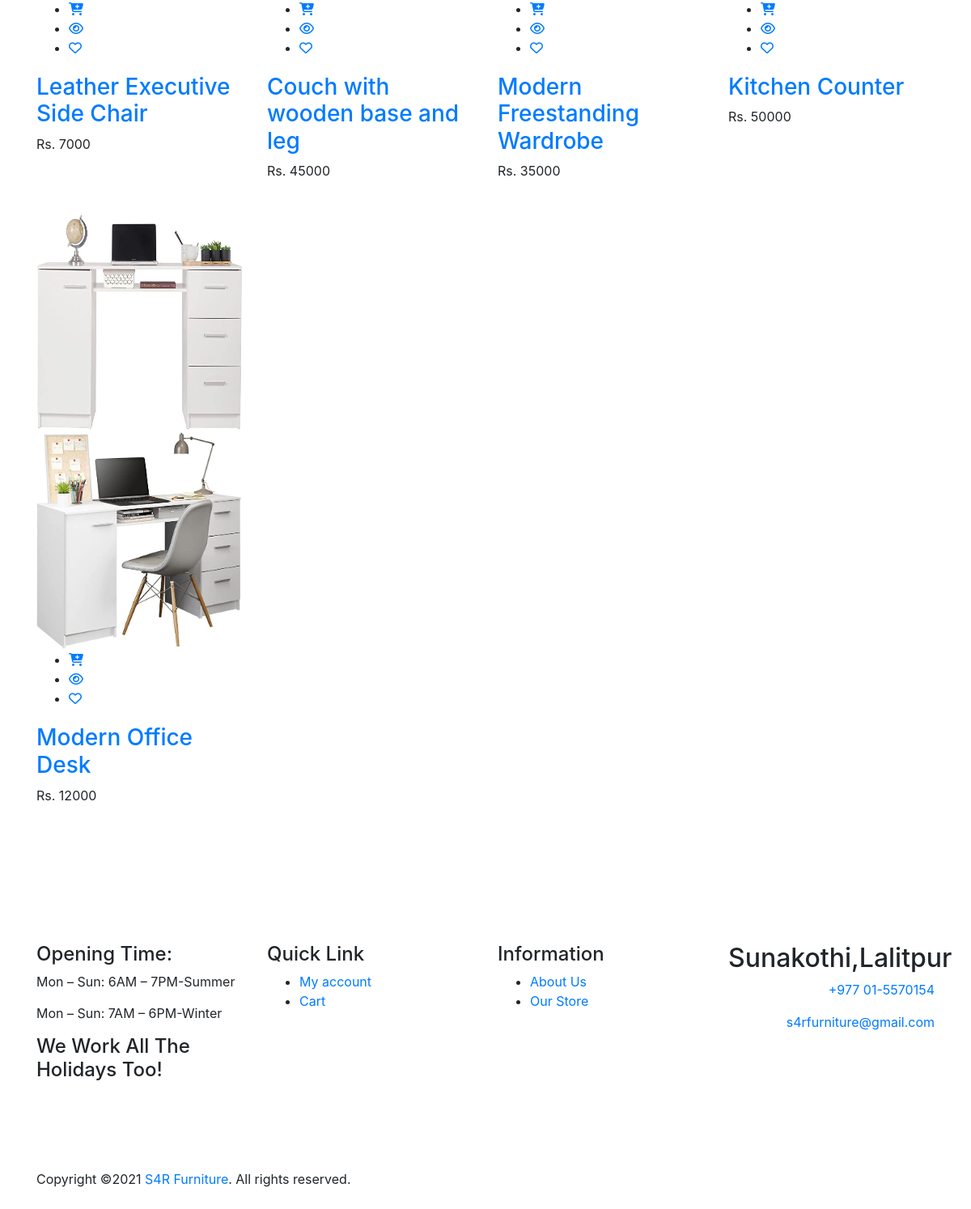
The page /search.php (lower part) on the database as committed earlier.
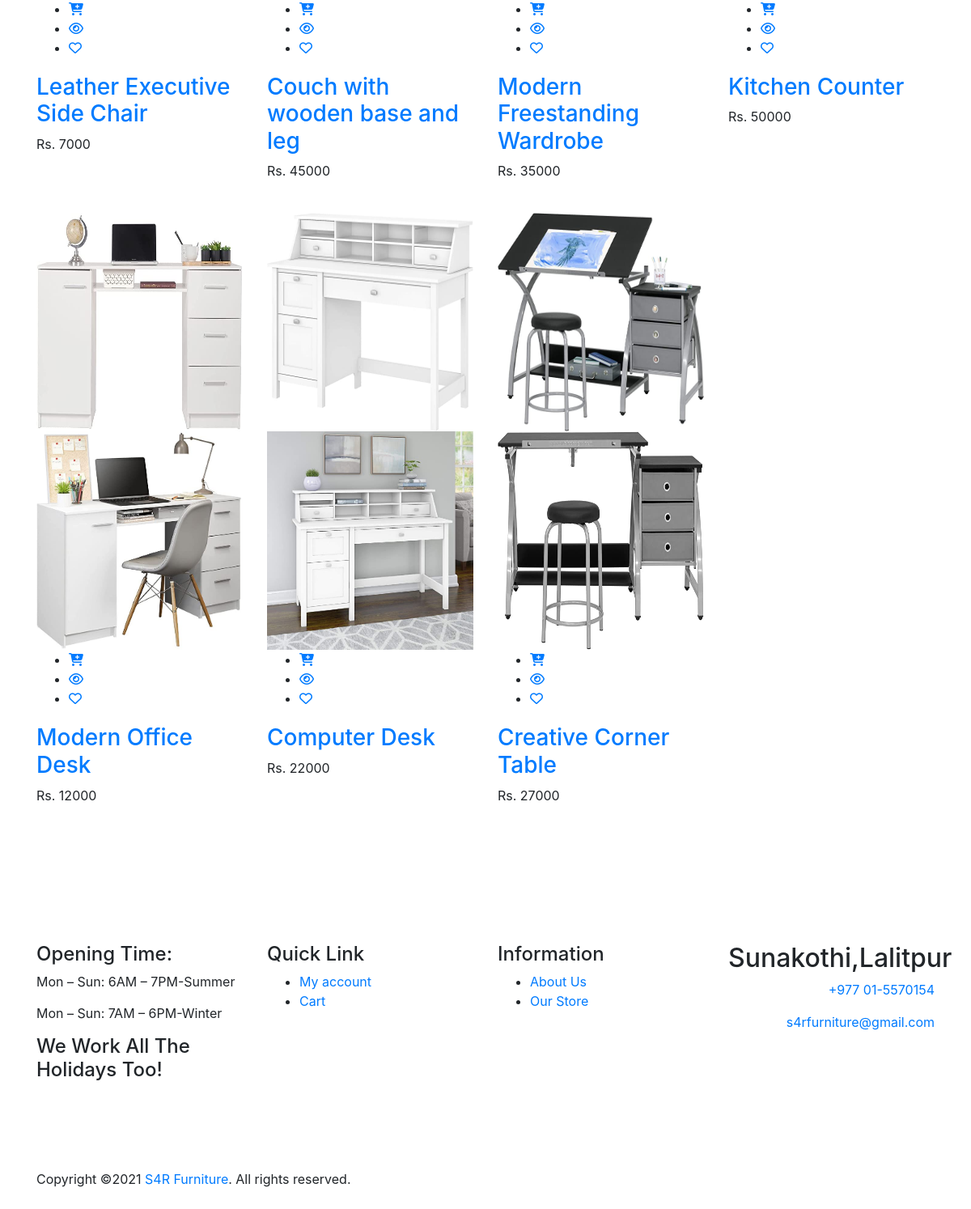
The same page on the database as committed later.
### tables this page shows
CREATE TABLE `products` (
  `id` int(11) NOT NULL,
  `name` varchar(30) NOT NULL,
  `price` int(11) NOT NULL,
  `image1` varchar(255) NOT NULL,
  `image2` varchar(255) NOT NULL,
  `description` mediumtext NOT NULL,
  `category_id` int(11) NOT NULL,
  `created_at` timestamp NOT NULL DEFAULT current_timestamp(),
  `updated_at` timestamp NOT NULL DEFAULT current_timestamp(),
  `status` int(11) NOT NULL
);

### functions.php (called while the page is built)
<?php
function search($connect){
    $str=mysqli_real_escape_string($connect,$_POST['s']);
    $sql="SELECT * FROM products WHERE name LIKE '%$str%'";
    $res=mysqli_query($connect,$sql);
    $datas = array();
        while($row=mysqli_fetch_assoc($res)){
               $datas[]=$row;
            }
            return $datas;
}
?>

### search.php (the view, shortened to what this page needs)
<?php
include('header.php');
include('functions.php');
?>
<div class="shop-section section pt-60 pt-lg-40 pt-md-30 pt-sm-20 pt-xs-30  pb-70 pb-lg-50 pb-md-40 pb-sm-60 pb-xs-50">
    <div class="container">
        <div class="row">
            <div class="col-12">
                <div class="shop-area">
                    <div class="row">
                        <div class="col-lg-12">
                            <div class="row">
                                <div class="col-12">
                                    <div class="shop-product">
                                        <div id="myTabContent-2" class="tab-content">
                                            <div id="grid" class="tab-pane fade active show">
                                                <div class="product-grid-view">
                                                    <div class="row">
                                                        <?php
                                                    include("connect.php");
                                                        $search=search($connect);
                                                        if(sizeof($search)== 0)
                                                        {
                                                            echo '<img src="gallery/productError.png"class="rounded mx-auto d-block">';
                                                        }
                                                        else{
                                                        foreach($search as $row){
                                                        ?>
                                                            <div class="col-lg-3 col-md-6 col-sm-6">
                                                                <div class="single-grid-product mb-40">
                                                                    <div class="product-image">
                                                                       <a href="single-product.php?id=<?php echo $row['id']; ?>">
                                                                            <img style="height: 270px!important;width: 290px!important; " src="<?php $path = $row['image1'];
                                                                                                                                                $display = substr($path, 3);
                                                                                                                                                echo $display; ?>" class="img-fluid" alt="">
                                                                            <img style="height: 270px!important;width: 290px!important; " src="<?php $path = $row['image2'];
                                                                                                                                                $display = substr($path, 3);
                                                                                                                                                echo $display; ?>" class="img-fluid" alt="">
                                                                        </a>
                                                                        <div class="product-action">
                                                                            <ul>
                                                                                <li><a href="cart.php"><i class="fa fa-cart-plus"></i></a></li>
                                                                                <li>
                                                                                <a href="#quick-view-modal-container" data-toggle="modal" title="Quick View" onclick="viewdata(<?php echo $row['id'] ?>)"><i class="fa fa-eye"></i></a>
                                                                                </li>
                                                                                <li><a href="wishlist.php"><i class="fa fa-heart-o"></i></a></li>
                                                                            </ul>
                                                                        </div>
                                                                    </div>
                                                                    <div class="product-content">
                                                                        <h3 class="title"> <a href="single-product.php"><?php echo $row['name'] ?></a></h3>
                                                                        <p class="product-price"><span class="discounted-price">Rs. <?php echo $row['price'] ?></span> </p>
                                                                    </div>
                                                                </div>
                                                                </div>
                                        <?php } } ?>
                                    </div>
                                 </div>
                                    </div>
                                 </div>
                              </div>
                              </div>
                           </div>
                        </div>
                        </div>
                     </div>
                  </div>
               </div>
            </div>
         </div>
      </div>
<?php
include('footer.php');
?>
</body>
</html>

### header.php (shortened to what this page needs)
<!doctype html>
<html class="no-js" lang="zxx">
<head>
    <link rel="stylesheet" href="assets/css/vendor/bootstrap.min.css">
    <link rel="stylesheet" href="assets/css/vendor/iconfont.min.css">
    <link rel="stylesheet" href="assets/css/vendor/helper.css">
    <link rel="stylesheet" href="assets/css/plugins/plugins.css">
    <link rel="stylesheet" href="assets/css/style.css">
    <link href="https://unpkg.com/aos@2.3.1/dist/aos.css" rel="stylesheet">
</head>
<body>
    <div id="main-wrapper">

### footer.php
<footer class="footer-section section bg-gray">
    <div class="footer-top section pt-100 pt-lg-80 pt-md-70 pt-sm-60 pt-xs-50 pb-55 pb-lg-35 pb-md-25 pb-sm-15 pb-xs-10">
        <div class="container">
            <div class="row">
                <div class="footer-widget col-xl-3 col-lg-3 col-md-6 col-sm-6 col-12 mb-40 mb-xs-35">
                    <h4 class="title"><span class="text">Opening Time:</span></h4>
                    <p class="mb-15">Mon – Sun: 6AM – 7PM-Summer</p>
                    <p class="mb-15">Mon – Sun: 7AM – 6PM-Winter</p>
                    <h4 class="opeaning-title">We Work All The Holidays Too!</h4>
                </div>
                <div class="footer-widget col-xl-3 col-lg-3 col-md-6 col-sm-6 col-12 mb-40 mb-xs-35">
                    <h4 class="title"><span class="text">Quick Link</span></h4>
                    <ul class="ft-menu">
                        <li><a href="my-account.php">My account</a></li>
                        <li><a href="cart.php">Cart</a></li>
                    </ul>
                </div>
                <div class="footer-widget col-xl-3 col-lg-3 col-md-6 col-sm-6 col-12 mb-40 mb-xs-35">
                    <h4 class="title"><span class="text">Information</span></h4>
                    <ul class="ft-menu">
                        <li><a href="about.php">About Us</a></li>
                        <li><a href="shop.php">Our Store</a></li>
                    </ul>
                </div>
                <div class="footer-widget text-lg-right text-left col-xl-3 col-lg-3 col-md-6 col-sm-6 col-12 mb-40 mb-xs-35">
                    <h2>Sunakothi,Lalitpur</h2>
                    <p class="contact-text"><i class="ion-android-phone-portrait"></i> <a href="tel:+97701-5570154">+977 01-5570154</a></p>
                    <p class="contact-text"><i class="ion-android-mail"></i> <a href="mailto:s4rfurniture@gmail.com">s4rfurniture@gmail.com</a></p>
                </div>
            </div>
        </div>
    </div>
    <div class="footer-bottom section">
        <div class="container">
            <div class="row no-gutters">
                <div class="col-12 ft-border pt-25 pb-25">
                    <div class="row justify-content-between align-items-center">
                        <div class="col-lg-6 col-md-6 col-sm-12">
                            <div class="copyright text-left">
                                <p>Copyright &copy;2021 <a href="#">S4R Furniture</a>. All rights reserved.</p>
                            </div>
                        </div>
                    </div>
                </div>
            </div>
        </div>
    </div>
</footer>

### admin/documentation/style.css (style rules this page uses)
ul { margin-bottom: 20px; }
p { padding: 0!important; }

Rows that differ between the two databases and show on the page:
added products: image1 (picture), image2 (picture), name "Computer Desk", price "22000"
added products: image1 (picture), image2 (picture), name "Creative Corner Table", price "27000"
